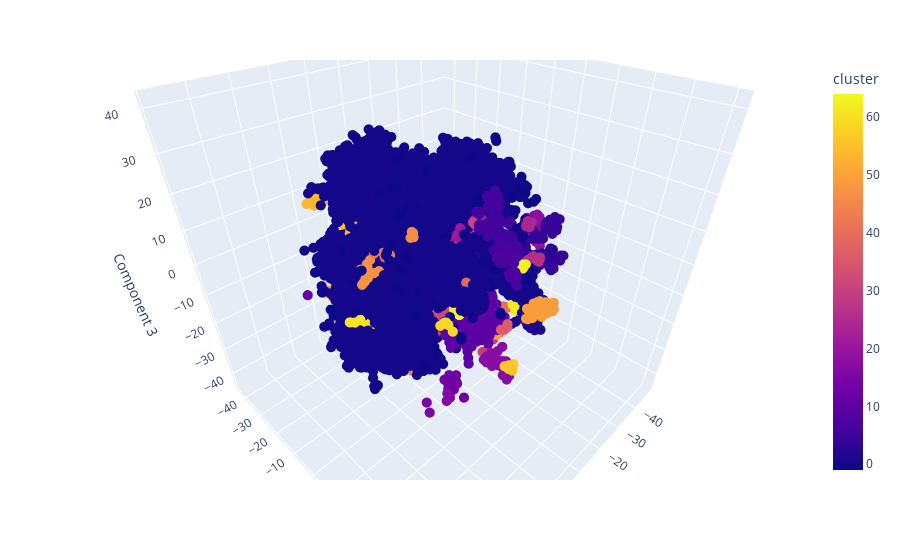

Write notebook code for a chart like this one.
### Markdown cell above
## 3d

### Code cell
clustered_dataset = embedded_dataset.add_column('cluster', labels)
clustered_dataset

scale_factor = 1

scaled_embeddings = reduced_embeddings * scale_factor

tsne_df = pd.DataFrame(scaled_embeddings, columns=['Component 1', 'Component 2', 'Component 3'])
tsne_df['text'] = clustered_dataset['Chunks']
tsne_df['cluster'] = clustered_dataset['cluster']


fig = px.scatter_3d(
    tsne_df,
    x='Component 1',
    y='Component 2',
    z='Component 3',
    color='cluster',
    hover_data=['text'],
    #color_continuous_scale=px.colors.diverging.BrBG
)

fig.update_traces(marker=dict(size=3.5))  # Adjust size as needed


fig.update_layout(
    scene=dict(
        xaxis=dict(nticks=10, range=[tsne_df['Component 1'].min()-10, tsne_df['Component 1'].max()+10]),
        yaxis=dict(nticks=10, range=[tsne_df['Component 2'].min()-10, tsne_df['Component 2'].max()+10]),
        zaxis=dict(nticks=10, range=[tsne_df['Component 3'].min()-10, tsne_df['Component 3'].max()+10]),
        aspectratio=dict(x=1.5, y=1.5, z=1.5)
    )
)

fig.show()

### Figure 1 — Plotly figure (JSON) as saved in the notebook; plotly's stock layout.template omitted (floating-point values rounded to 4 significant figures; data arrays with more than 128 entries replaced by an {"elided": "..."} marker saying what was removed)
{"data": [{"customdata": {"elided": "8115x1 str values"}, "hovertemplate": "Component 1=%{x}<br>Component 2=%{y}<br>Component 3=%{z}<br>text=%{customdata[0]}<br>cluster=%{marker.color}<extra></extra>", "legendgroup": "", "marker": {"color": {"elided": "8115 int values"}, "coloraxis": "coloraxis", "size": 3.5, "symbol": "circle"}, "mode": "markers", "name": "", "scene": "scene", "showlegend": false, "type": "scatter3d", "x": {"elided": "8115 float values"}, "y": {"elided": "8115 float values"}, "z": {"elided": "8115 float values"}}], "layout": {"coloraxis": {"colorbar": {"title": {"text": "cluster"}}, "colorscale": [[0, "#0d0887"], [0.1111, "#46039f"], [0.2222, "#7201a8"], [0.3333, "#9c179e"], [0.4444, "#bd3786"], [0.5556, "#d8576b"], [0.6667, "#ed7953"], [0.7778, "#fb9f3a"], [0.8889, "#fdca26"], [1, "#f0f921"]]}, "legend": {"tracegroupgap": 0}, "margin": {"t": 60}, "scene": {"aspectratio": {"x": 1.5, "y": 1.5, "z": 1.5}, "domain": {"x": [0, 1], "y": [0, 1]}, "xaxis": {"nticks": 10, "range": [-49.98, 40.47], "title": {"text": "Component 1"}}, "yaxis": {"nticks": 10, "range": [-45.25, 53.26], "title": {"text": "Component 2"}}, "zaxis": {"nticks": 10, "range": [-46.83, 43.77], "title": {"text": "Component 3"}}}}}
